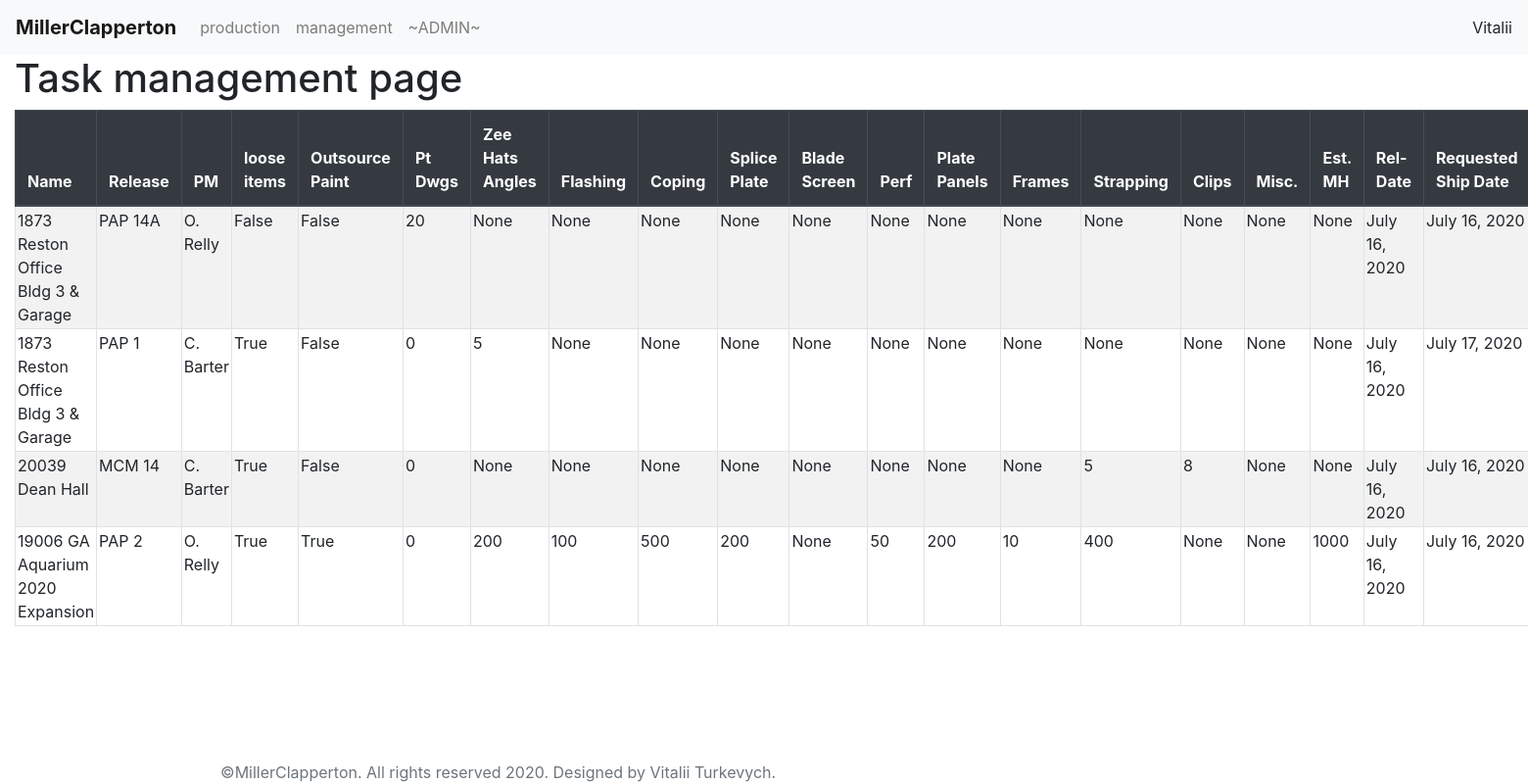
The page /management/ (signed in) on the database its author committed.
### app/models.py (models this page shows, shortened)
class Task(models.Model):
    release = models.ForeignKey(Release, on_delete=models.CASCADE)
    project_manager = models.ForeignKey(Staff, on_delete=models.CASCADE, limit_choices_to={'title': 'PM'})
    loose_items = models.BooleanField(default=False)
    outsource_paint = models.BooleanField(default=False)
    """This is just counter of quantity of dwg inside the folder.
    we dont need to have this field in fact"""
    zee_hats_angels = models.IntegerField(blank=True, null=True)
    flashing = models.IntegerField(blank=True, null=True)
    coping = models.IntegerField(blank=True, null=True)
    splice_plate = models.IntegerField(blank=True, null=True)
    blade_screen = models.IntegerField(blank=True, null=True)
    perf = models.IntegerField(blank=True, null=True)
    plate_panels = models.IntegerField(blank=True, null=True)
    frames = models.IntegerField(blank=True, null=True)
    strapping = models.IntegerField(blank=True, null=True)
    clips = models.IntegerField(blank=True, null=True)
    misc = models.IntegerField(blank=True, null=True)
    est_mh = models.IntegerField(blank=True, null=True)  # Established Man hours
    rel_date = models.DateField(auto_now_add=True)
    requested_ship_date = models.DateField(blank=True)
    shipped_date = models.DateField(blank=True)
    STATUSES = [
        ('In progress', 'In progress'),
        ('Delayed', 'Delayed'),
        ('Producing', 'Producing'),
        ('Ready for Pick Up', 'Ready for Pick Up'),
        ('Partial Pick Up', 'Partial Pick Up'),
        ('Shipped', 'Shipped')
    ]
    status = models.CharField(max_length=20, choices=STATUSES, default='In progress')
    shipped_to_location = models.CharField(max_length=100, blank=True)
    remarks = models.CharField(max_length=200, blank=True)

class Release(models.Model):
    project = models.ForeignKey(Project, on_delete=models.CASCADE)
    release_title = models.CharField('Release name', max_length=10)
    release_folder = models.CharField('Folder', max_length=200,
                                      default=r"D:\Users\Public\Downloads\01ProjectEmptyFiles",
                                      blank=True)
    class Meta:
        unique_together = (("project", "release_title"),)

class Project(models.Model):
    project_title = models.CharField('Project name', max_length=200)
    project_number = models.IntegerField('Project number')
    project_path = models.CharField('Folder', max_length=200)

class Staff(models.Model):
    first_name = models.CharField('first_name', max_length=50)
    last_name = models.CharField('last_name', max_length=50)
    email = models.EmailField(blank=True)
    STAFF_TITLES = [
        ('PM', 'Project manager'),
        ('Pr', 'Production'),
        ('MP', 'Machine operator'),
        ('TW', 'Table worker'),
        ('Ud', 'Undefined'),
    ]
    title = models.CharField(max_length=20, choices=STAFF_TITLES)
    def __str__(self):
        return self.first_name[0] + '. ' + self.last_name

### app/views.py (the view)
# urls.py: path('management/', views.management, name='management'),
def management(request):
    tasks = Task.objects.order_by('rel_date')
    theads = [
        'Name',
        'Release',
        'PM',
        'loose items',
        'Outsource Paint',
        'Pt Dwgs',
        'Zee Hats Angles',
        'Flashing',
        'Coping',
        'Splice Plate',
        'Blade Screen',
        'Perf',
        'Plate Panels',
        'Frames',
        'Strapping',
        'Clips',
        'Misc.',
        'Est. MH',
        'Rel-Date',
        'Requested Ship Date',
        'Shipped Date',
        'Date dif',
        'Status',
        'Shipped to Location',
        'REMARKS',
    ]
    return render(request, 'management.html', {'tasks': tasks, 'theads': theads})

### app/templates/management.html (shortened to what this page needs)
{% extends 'base.html' %}
{% block container_type %}fluid{% endblock %}
{% block content %}
    <h1>Task management page</h1>
    <table class="table table-striped  table-bordered">
        <thead class="thead-dark">
        {% for i in theads %}
            <th>{{ i }}</th>
        {% endfor %}
        </thead>
        <tbody>{% for task in tasks %}
            <tr>
                <td>{{ task.release.project.project_number }} {{ task.release.project.project_title }}</td>
                <td>{{ task.release.release_title }}</td>
                <td>{{ task.project_manager }}</td>
                <td class="column-width">{{ task.loose_items }}</td>
                <td class="column-width">{{ task.outsource_paint }}</td>
                <td class="column-width">{{ task.release.panel_set.count }}</td>
                <td class="column-width">{{ task.zee_hats_angels }}</td>
                <td class="column-width">{{ task.flashing }}</td>
                <td class="column-width">{{ task.coping }}</td>
                <td class="column-width">{{ task.splice_plate }}</td>
                <td class="column-width">{{ task.blade_screen }}</td>
                <td class="column-width">{{ task.perf }}</td>
                <td class="column-width">{{ task.plate_panels }}</td>
                <td class="column-width">{{ task.frames }}</td>
                <td class="column-width">{{ task.strapping }}</td>
                <td class="column-width">{{ task.clips }}</td>
                <td class="column-width">{{ task.misc }}</td>
                <td class="column-width">{{ task.est_mh }}</td>
                <td>{{ task.rel_date }}</td>
                <td>{{ task.requested_ship_date }}</td>
            </tr>
        {% endfor %}</tbody>
    </table>
{% endblock %}

### app/templates/userbar.html
{% block userbar %}
    {% if user.get_full_name %}
        <span><a href="{% url 'login' %}" class="badge-light">{{ user.get_short_name }}</a></span>
    {% else %}
        <span>Please <a href="{% url 'login' %}">login</a></span>
    {% endif %}
{% endblock %}

### app/templates/main.css (style rules this page uses)
.table td { padding: 2px; }
.column-width { width: 100px; }

### rows shown on the page
Task: release.project.project_number "1873", release.project.project_title "Reston Office Bldg 3 & Garage", release.release_title "PAP 14A", project_manager "O. Relly", loose_items "False", outsource_paint "False", release.panel_set.count "20", zee_hats_angels "None", flashing "None", coping "None", splice_plate "None", blade_screen "None", perf "None", plate_panels "None", frames "None", strapping "None", clips "None", misc "None", est_mh "None", rel_date "July 16, 2020", requested_ship_date "July 16, 2020"
Task: release.project.project_number "1873", release.project.project_title "Reston Office Bldg 3 & Garage", release.release_title "PAP 1", project_manager "C. Barter", loose_items "True", outsource_paint "False", release.panel_set.count "0", zee_hats_angels "5", flashing "None", coping "None", splice_plate "None", blade_screen "None", perf "None", plate_panels "None", frames "None", strapping "None", clips "None", misc "None", est_mh "None", rel_date "July 16, 2020", requested_ship_date "July 17, 2020"
Task: release.project.project_number "20039", release.project.project_title "Dean Hall", release.release_title "MCM 14", project_manager "C. Barter", loose_items "True", outsource_paint "False", release.panel_set.count "0", zee_hats_angels "None", flashing "None", coping "None", splice_plate "None", blade_screen "None", perf "None", plate_panels "None", frames "None", strapping "5", clips "8", misc "None", est_mh "None", rel_date "July 16, 2020", requested_ship_date "July 16, 2020"
Task: release.project.project_number "19006", release.project.project_title "GA Aquarium 2020 Expansion", release.release_title "PAP 2", project_manager "O. Relly", loose_items "True", outsource_paint "True", release.panel_set.count "0", zee_hats_angels "200", flashing "100", coping "500", splice_plate "200", blade_screen "None", perf "50", plate_panels "200", frames "10", strapping "400", clips "None", misc "None", est_mh "1000", rel_date "July 16, 2020", requested_ship_date "July 16, 2020"

### other values the page prints
{{ user.get_short_name }} "Vitalii"
{{ i }} "Name" "Release" "PM" "loose items" "Outsource Paint" "Pt Dwgs" "Zee Hats Angles" "Flashing" "Coping" "Splice Plate" "Blade Screen" "Perf" "Plate Panels" "Frames" "Strapping" "Clips" "Misc." "Est. MH" "Rel-Date" "Requested Ship Date"
